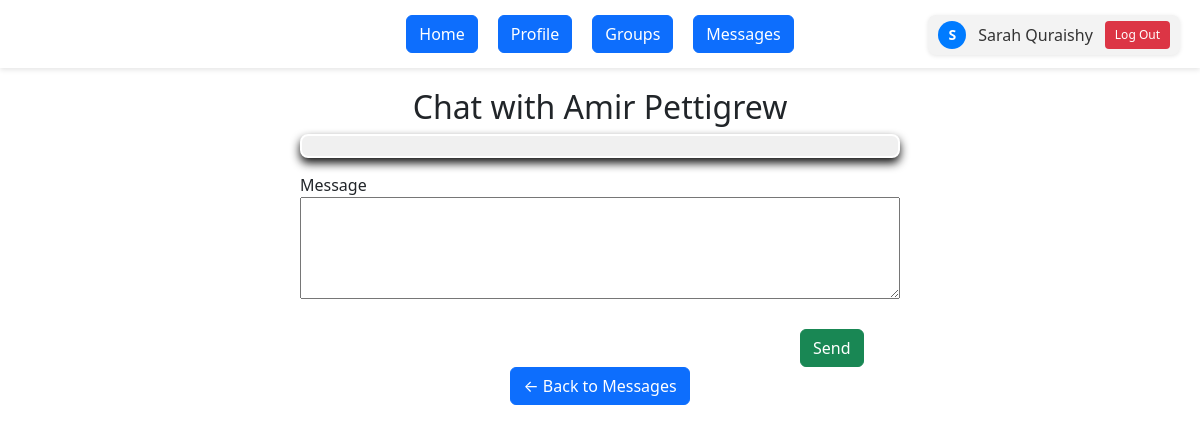
/message/1 (signed in), run on an earlier commit of the app's database.
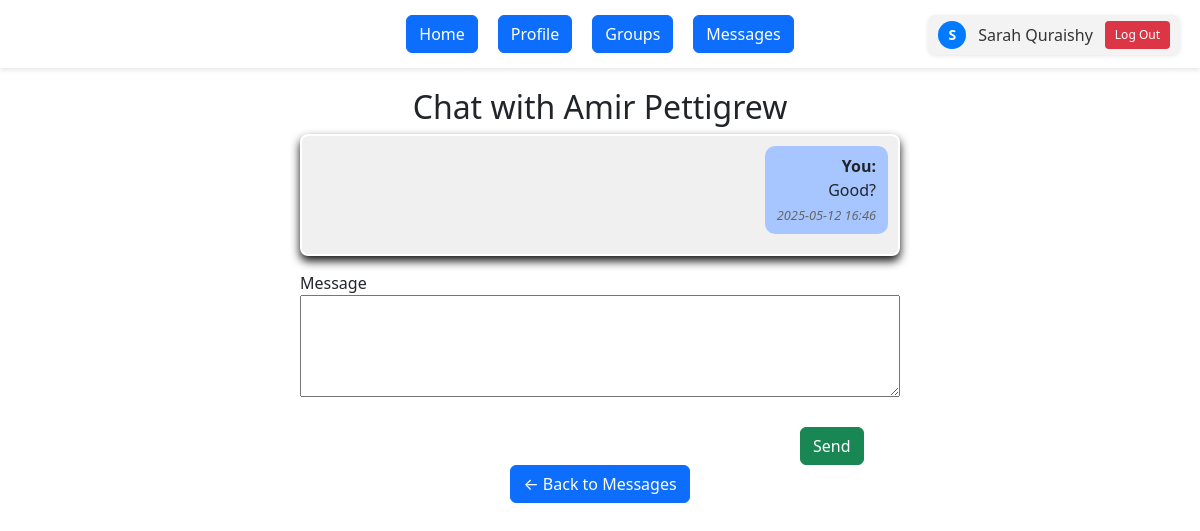
And on a later commit of the database.
### app/models/models.py (models this page shows)
class User(UserMixin, db.Model):
    __tablename__ = 'users'
    id = db.Column(db.Integer, primary_key=True)
    southern_email = db.Column(db.String(120), unique=True, nullable=False)
    name = db.Column(db.String(100), nullable=False)
    password_hash = db.Column(db.String(128), nullable=False)
    created_at = db.Column(db.DateTime, default=datetime.utcnow)
    groups = db.relationship('StudyGroup', backref='creator', lazy=True)
    memberships = db.relationship('Membership', backref='user', lazy=True)
    forums = db.relationship('Forum', backref='forum_creator', lazy=True)
    sent_messages = db.relationship('Message', foreign_keys='Message.sender_id', backref='sender', lazy=True)
    received_messages = db.relationship('Message', foreign_keys='Message.receiver_id', backref='receiver', lazy=True)
    thread_posts = db.relationship('ThreadMessage', foreign_keys='ThreadMessage.author_id', backref='author', lazy=True)

class Message(db.Model):
    __tablename__ = 'messages'
    id = db.Column(db.Integer, primary_key=True)
    sender_id = db.Column(db.Integer, db.ForeignKey('users.id'), nullable=False)
    receiver_id = db.Column(db.Integer, db.ForeignKey('users.id'), nullable=False)
    content = db.Column(db.Text, nullable=False)
    posted_at = db.Column(db.DateTime, default=datetime.utcnow)
    is_read = db.Column(db.Boolean, default=False)

### app/routes/auth.py (the view, shortened to what this page needs)
@auth_bp.route('/message/<int:user_id>', methods=['GET', 'POST'])
@login_required
def message_user(user_id):
    recipient = User.query.get_or_404(user_id)
    form = DirectMessageForm()
    Message.query.filter_by(
        sender_id=recipient.id,
        receiver_id=current_user.id,
        is_read=False
    ).update({'is_read': True})
    db.session.commit()
    unread_count = Message.query.filter_by(receiver_id=current_user.id, is_read=False).count()
    messages = Message.query.filter(
        ((Message.sender_id == current_user.id) & (Message.receiver_id == recipient.id)) |
        ((Message.sender_id == recipient.id) & (Message.receiver_id == current_user.id))
    ).order_by(Message.posted_at.asc()).all()
    return render_template(
        'message_user.html',
        form=form,
        recipient=recipient,
        messages=messages,
        unread_count=unread_count
    )

### app/routes/auth.py
class DirectMessageForm(FlaskForm):
    content = TextAreaField('Message', validators=[DataRequired(), Length(max=1000)])
    submit = SubmitField('Send')

### app/__init__.py (called while the page is built)
def create_app(config_object=DevelopmentConfig):
    app = Flask(__name__, instance_relative_config=True)
    app.config.from_object(config_object)
    db.init_app(app)
    login_manager.init_app(app)
    @login_manager.user_loader
    def load_user(user_id):
        from app.models.models import User
        return User.query.get(int(user_id))
    from app.routes.auth import auth_bp
    from app.routes.main import main_bp
    app.register_blueprint(auth_bp)
    app.register_blueprint(main_bp)
    from app.routes.threads import threads_bp
    app.register_blueprint(threads_bp)
    @app.route('/')
    def root():
        return redirect(url_for('auth.login'))
    with app.app_context():
        db.create_all()
    return app

### app/templates/message_user.html (shortened to what this page needs)
<!DOCTYPE html>
<html lang="en">
<head>
</head>
<body>
  <link rel="stylesheet" href="{{ url_for('static', filename='dashboard_styles.css') }}">
  <link rel="stylesheet" href="{{ url_for('static', filename='bootstrap.css') }}">
  {% if current_user.is_authenticated %}
    <div class="user-area">
      <a href="{{ url_for('main.profile') }}" class="user-info">
        <div class="user-avatar">
          {{ current_user.name[0]|upper }}
        </div>
        <span>{{ current_user.name }}</span>
      </a>
      <form method="GET" action="{{ url_for('auth.logout') }}">
        <button class="logout-button" type="submit">Log Out</button>
      </form>
    </div>
  {% endif %}
  <div class="menu">
    <a href="{{ url_for('main.dashboard') }}"><type="button" class="btn btn-primary"> Home </button></a>
    <a href="{{ url_for('main.profile') }}"><type="button" class="btn btn-primary"> Profile </button></a>
    <a href="{{ url_for('main.view_my_groups') }}"><type="button" class="btn btn-primary"> Groups </button></a>
    <a href="{{ url_for('auth.message') }}"><type="button" class="btn btn-primary">
      Messages
    </button></a>
  </div>
  <div class="chat-container">
    <h2> Chat with {{ recipient.name }}</h2>
    <div class="chat-box">
      <ul>
        {% for m in messages %}
          <li style="text-align: {% if m.sender_id == current_user.id %}right{% else %}left{% endif %};">
            <div style="display: inline-block; background-color: {% if m.sender_id == current_user.id %}#a7c6ff{% else %} #d0f0c0 {% endif %}; padding: 8px 12px; border-radius: 10px; max-width: 70%;">
              <strong>{{ 'You' if m.sender_id == current_user.id else m.sender.name }}:</strong><br>
              {{ m.content }}<br>
              <em style="font-size: 0.8em; color: #666;">{{ m.posted_at.strftime('%Y-%m-%d %H:%M') }}</em>
            </div>
          </li>
        {% endfor %}
      </ul>
    </div>
    <form method="POST">
      {{ form.content.label }}<br>
      {{ form.content(rows=4) }}<br><br>
      <div class="sendmessage">
      {{ form.submit(class= "btn btn-success") }}
      </div>
    </form>
  </div>
  <a href="{{ url_for('auth.message') }}"><button class="btn btn-primary">← Back to Messages </button></a>
</body>
</html>

### app/static/dashboard_styles.css (style rules this page uses)
body { display: flex; flex-direction: column; align-items: center; font-family: sans-serif; margin: 0; padding: 0px; }
.menu { width: 100%; text-align: center; margin-bottom: 20px; }
h2 { text-align: center; }
.user-info { display: flex; align-items: center; gap: 6px; text-decoration: none; color: #333; }
.user-avatar { width: 28px; height: 28px; background-color: #007bff; color: white; border-radius: 50%; text-align: center; line-height: 28px; font-size: 14px; font-weight: bold; }
.user-area { position: absolute; top: 15px; right: 20px; display: flex; align-items: center; gap: 12px; background-color: #f3f3f3; padding: 6px 10px; border-radius: 8px; box-shadow: 0 1px 4px rgba(0,0,0,0.1); }
.logout-button { background-color: #dc3545; color: white; border: none; padding: 5px 10px; border-radius: 4px; font-size: 12px; cursor: pointer; transition: background-color 0.2s ease; display: inline-block; }
body::before { content: ""; position: fixed; top: 0; left: 0; width: 100%; height: 100%; background-image: url('scsu.svg'); background-size: cover; background-repeat: no-repeat; opacity: 0.4; z-index: -1; pointer-events: none; }
.user-info { display: flex; align-items: center; text-decoration: none; color: #333; }
.user-avatar { width: 28px; height: 28px; background-color: #007bff; color: white; border-radius: 50%; text-align: center; line-height: 28px; font-weight: bold; margin-right: 6px; }
.logout-button { background-color: #dc3545; color: white; border: none; padding: 5px 10px; border-radius: 4px; font-size: 12px; cursor: pointer; transition: background-color 0.2s ease; }
.menu { display: flex; justify-content: center; gap: 20px; background-color: #fff; padding: 15px; box-shadow: 0 2px 5px rgba(0, 0, 0, 0.1); }

### app/templates/message_user.html (style rules this page uses)
body { display: flex; flex-direction: column; align-items: center; font-family: sans-serif; margin: 0; padding: 20px; background-color: antiquewhite; }
.menu { width: 100%; margin-bottom: 20px; text-align: center; }
.chat-container { width: 90%; max-width: 600px; text-align: left; }
.chat-box { max-height: 300px; overflow-y: auto; border: 1px solid #ccc; padding: 10px; margin-bottom: 15px; background: #f0f0f0; border: 2px solid rgb(255, 255, 255); border-radius: 8px; box-shadow: #111 0px 5px 10px; }
.chat-box ul { list-style-type: none; padding: 0; margin: 0; }
.chat-box li { margin-bottom: 10px; }
form textarea { width: 100%; }
.sendmessage { margin-left: 500px; }

What changed in the data, as far as the page shows it:
added Message: sender_id "You", content "Good?", posted_at "2025-05-12 16:46"
